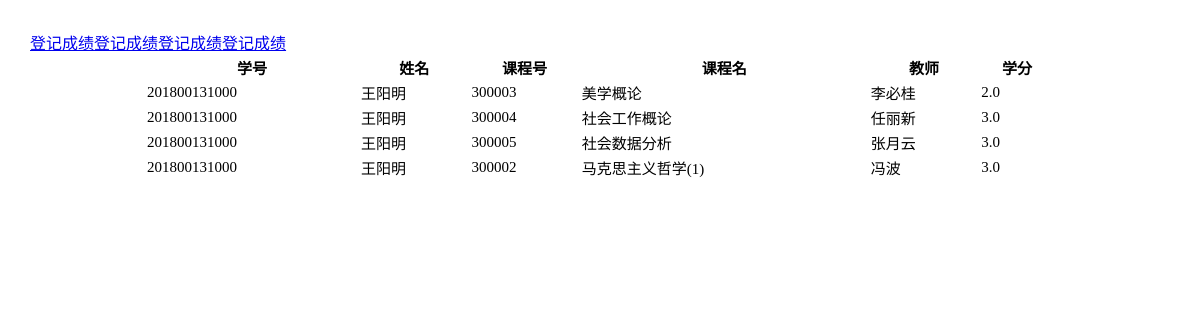
/admin/fun/getMark.php, run on the app's committed database.
### tables this page shows
CREATE TABLE `student_course` (
  `sid` char(12) NOT NULL,
  `cid` char(6) NOT NULL,
  `score` int(3) DEFAULT NULL,
  `status` char(1) DEFAULT NULL
);

CREATE TABLE `student` (
  `sid` char(12) NOT NULL,
  `name` varchar(10) NOT NULL,
  `sex` char(1) NOT NULL,
  `age` varchar(3) DEFAULT NULL,
  `class` varchar(10) DEFAULT NULL,
  `idnum` char(18) DEFAULT NULL,
  `did` char(2) DEFAULT NULL,
  `email` char(30) DEFAULT NULL,
  `tel` char(11) DEFAULT NULL
);

CREATE TABLE `course` (
  `cid` char(6) DEFAULT NULL,
  `cname` varchar(15) DEFAULT NULL,
  `credit` decimal(2,1) DEFAULT NULL,
  `cadd` varchar(20) DEFAULT NULL,
  `did` char(2) DEFAULT NULL,
  `tname` varchar(15) DEFAULT NULL
);

### admin/fun/getMark.php (the view, shortened to what this page needs)
<?php
require_once("../../config/database.php");
?>
<!DOCTYPE html>
<html lang="en">
<head>
    <link rel="stylesheet" type="text/css" href="../css/fun.css">
</head>
<body>
<table>
    <tr>
        <th>学号</th>
        <th>姓名</th>
        <th>课程号</th>
        <th>课程名</th>
        <th>教师</th>
        <th>学分</th>
    </tr>
    <?php
    $com="select * from student natural join student_course as v1 left join course on v1.cid=course.cid where score is null  " ;
    $result=mysqli_query($db,$com);
    if($result){
        while($row=mysqli_fetch_object($result)){
            ?>
            <tr>
                <td><?php echo $row->sid ?></td>
                <td><?php echo $row->name ?></td>
                <td><?php echo $row->cid ?></td>
                <td><?php echo $row->cname ?></td>
                <td><?php echo $row->tname ?></td>
                <td><?php echo $row->credit ?></td>
                <a onclick="addScore(<?php echo $row->sid.",".$row->cid; ?>);" href="#">登记成绩</a></td>
            </tr>
            <?php
        }
    }
    ?>
</table>
</body>
</html>

### admin/css/fun.css (style rules this page uses)
body { margin: 30px; }
table { width:80%; margin: 0 auto; font-size: 15px; }

### data on the page
student_course: sid.sid "201800131000", sid.name "王阳明", cid.cid "300003", cid.cname "美学概论", cid.tname "李必桂", cid.credit "2.0"
student_course: sid.sid "201800131000", sid.name "王阳明", cid.cid "300004", cid.cname "社会工作概论", cid.tname "任丽新", cid.credit "3.0"
student_course: sid.sid "201800131000", sid.name "王阳明", cid.cid "300005", cid.cname "社会数据分析", cid.tname "张月云", cid.credit "3.0"
student_course: sid.sid "201800131000", sid.name "王阳明", cid.cid "300002", cid.cname "马克思主义哲学(1)", cid.tname "冯波", cid.credit "3.0"
